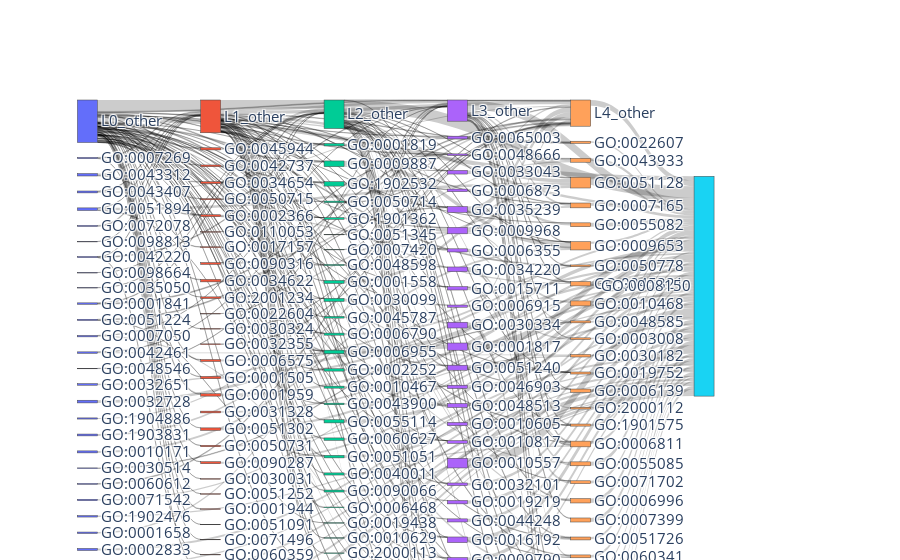

Notebook cell for this chart:
### Code cell
brca_sankey = plot_sankey(sankey_value_id_brca, sankey_source_id_brca, sankey_target_id_brca,
                node_label, node_col, node_level, positive_flow=True, go_dag=go_dag, filename='Sankey_BRCA')

### Figure 1 — Plotly figure (JSON) as saved in the notebook; plotly's stock layout.template omitted (floating-point values rounded to 4 significant figures; data arrays with more than 128 entries replaced by an {"elided": "..."} marker saying what was removed)
{"data": [{"arrangement": "snap", "link": {"source": {"elided": "309 int values"}, "target": {"elided": "309 int values"}, "value": {"elided": "309 float values"}}, "node": {"color": {"elided": "158 str values"}, "customdata": {"elided": "158 str values"}, "hovertemplate": "%{label}: %{customdata}<extra></extra>", "label": {"elided": "158 str values"}, "pad": 15, "thickness": 20, "x": {"elided": "158 float values"}, "y": {"elided": "158 float values"}}, "type": "sankey"}], "layout": {"font": {"size": 15}, "hoverlabel": {"font": {"size": 15}}}}
